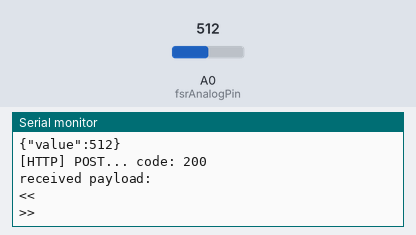
Simulated run of this sketch. Board: ESP8266 (NodeMCU). Parts: the last lines printed to the serial monitor. Inputs (shaded band) come from the test bench; at power-on: A0 (fsrAnalogPin) = 512. WiFi joins after 1.5 s; servers stay silent unless stated; uploads are accepted with an empty reply.

Above: at 2.7 s.
2.8 s: A0 (fsrAnalogPin) set to 716
At 2.86 s:
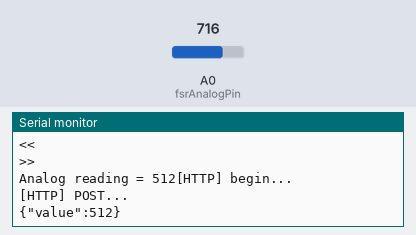
4.5 s: A0 (fsrAnalogPin) set to 900
At 5.26 s:
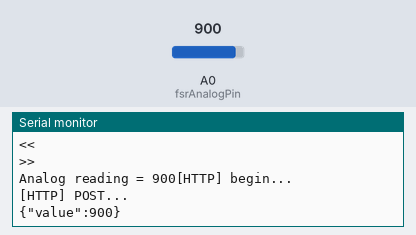
Timing chart, 0 to 7.5 s (numbered marks = the images above; inputs shaded):
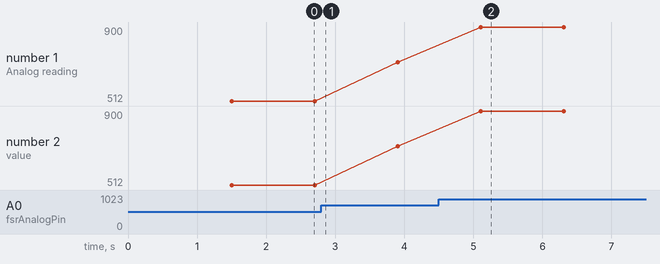

Measured:
- after the input at 4.5 s, the serial monitor: prints a new line after 0.61 s (image 2)
- plotted number 1: 512 → 716 after the input at 2.8 s, 716 → 900 after the input at 4.5 s
- plotted number 2: 512 → 716 after the input at 2.8 s, 716 → 900 after the input at 4.5 s

The sketch:

Fsr.ino
```cpp
#include <ESP8266WiFi.h>
#include <ESP8266HTTPClient.h>


#define SERVER_IP "172.27.6.122"

#ifndef STASSID
#define STASSID "Supdeco Etudiant"//"Supdeco Etudiant"
#define STAPSK  "SupdecoEtude2018++"//"SupdecoEtude2018++"
#endif

int fsrAnalogPin = A0;
int fsrReading;

void setup() {

  Serial.begin(115200);

  Serial.println();
  Serial.println();
  Serial.println();

  WiFi.begin(STASSID, STAPSK);

  while (WiFi.status() != WL_CONNECTED) {
    delay(500);
    Serial.print(".");
  }
  Serial.println("");
  Serial.print("Connected! IP address: ");
  Serial.println(WiFi.localIP());

}

String postValue(int value) {
String response = "null";

  //if ((WiFi.status() == WL_CONNECTED)) {

    WiFiClient client;
    HTTPClient http;

    Serial.print("[HTTP] begin...\n");
    http.begin(client, "http://" SERVER_IP "/api/measures/actions/create.php"); //HTTP
    http.addHeader("Content-Type", "application/json");

    Serial.print("[HTTP] POST...\n");

    String str1 = "{\"value\":";
    String str2 = "}";
    String valStr = str1+value+str2;
    Serial.println(valStr);
    int httpCode = http.POST(valStr);
Serial.printf("[HTTP] POST... code: %d\n", httpCode);

    if (httpCode > 0) {

      if (httpCode == HTTP_CODE_OK) {
        const String& payload = http.getString();
        Serial.println("received payload:\n<<");
        Serial.println(payload);
        response = payload;
        Serial.println(">>");
      }


    http.end();
  }
  return response;
}

void loop(void) {
  fsrReading = analogRead(fsrAnalogPin);


  if(fsrReading > 40){
    Serial.print("Analog reading = ");
    Serial.print(fsrReading);
    Serial.println(postValue(fsrReading));

  }
  delay(1000);
}
```
